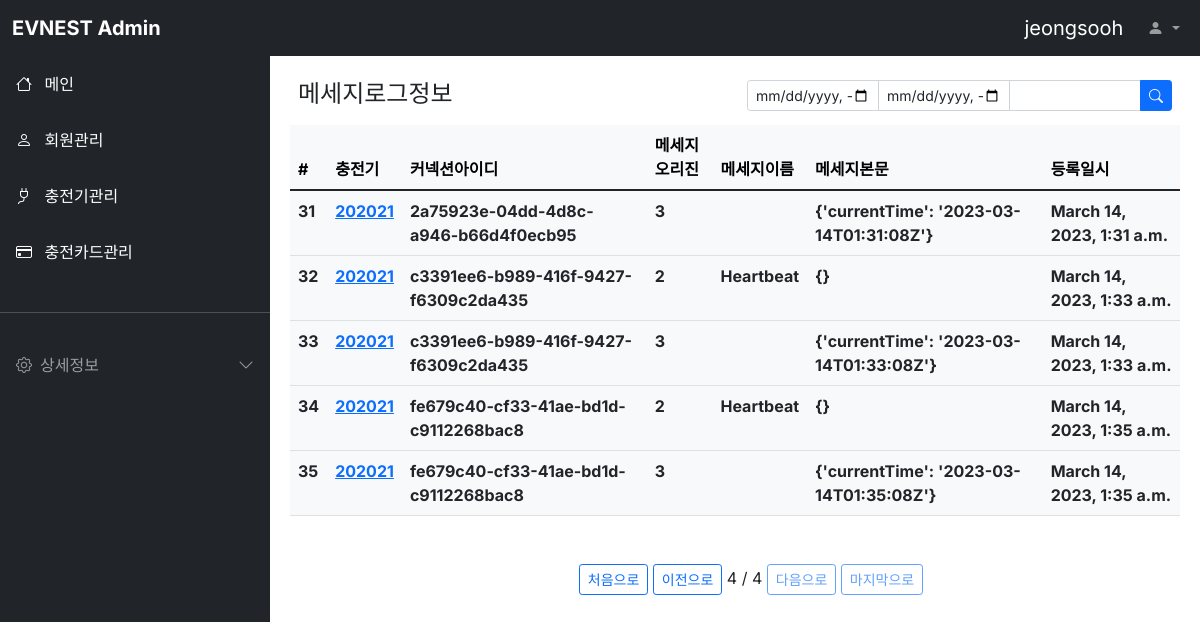
The page /ocpp16/?page=4 (signed in) on the database as committed earlier.
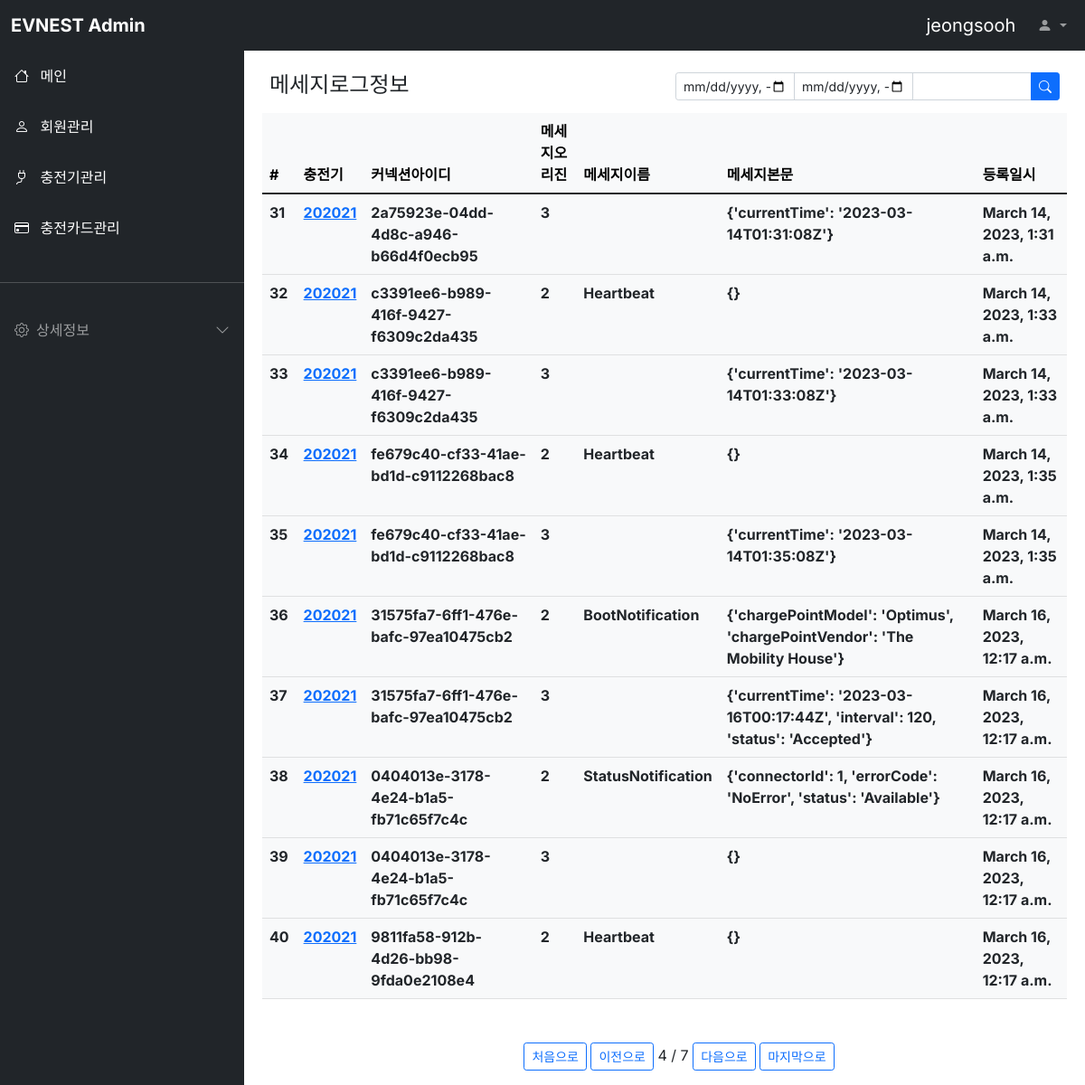
The same page on the database as committed later.
### ocpp16/models.py (models this page shows, shortened)
class Ocpp16(models.Model):
    cpnumber = models.CharField(max_length=128,verbose_name='충전기번호')
    msg_direction = models.IntegerField(verbose_name='메시지오리진')
    msg_name = models.CharField(max_length=128, verbose_name='메시지이름')
    msg_content = models.TextField(verbose_name='메시지본문')
    connection_id = models.CharField(max_length=128,verbose_name='커넥션아이디')
    register_dttm = models.DateTimeField(auto_now_add=True,verbose_name='등록일시')
    class Meta:
        db_table = 'nevsp_ocpp16'
        verbose_name = '메시지정보'
        verbose_name_plural = '메시지정보'

### ocpp16/views.py (the view)
# urls.py: path('',Ocpp16List.as_view()),
class Ocpp16List(ListView):
    model = Ocpp16
    template_name = 'ocpp16.html'
    context_object_name = 'ocpp16List'
    paginate_by = 10
    queryset = Ocpp16.objects.all()
    def get_context_data(self, **kwargs):
        context = super().get_context_data(**kwargs)
        user_id = self.request.session['user']
        query = self.request.GET.get("q",None)
        page = self.request.GET.get('page')
        start_dttm = self.request.GET.get('start_dttm')
        end_dttm = self.request.GET.get('end_dttm')
        context['loginuser'] = user_id
        context['q'] = query
        context['page']=page
        context['start_dttm'] = start_dttm
        context['end_dttm'] =end_dttm
        return context
    def get_queryset(self) :
        queryset = Ocpp16.objects.all()
        query = self.request.GET.get("q",None)
        start_dttm = self.request.GET.get('start_dttm','')
        end_dttm = self.request.GET.get('end_dttm','')
        if query:
            queryset = queryset.filter(
                Q(cpnumber__icontains=query)
            )
        if start_dttm != '':
            start_dttm = datetime.strptime(start_dttm,"%Y-%m-%dT%H:%M")
        else :
            start_dttm = datetime(2000,1,1)
        if end_dttm != '':
            end_dttm = datetime.strptime(end_dttm,"%Y-%m-%dT%H:%M")
            end_dttm = end_dttm+timedelta(days=1)
        else :
            end_dttm = datetime.now()
        q = Q()
        q.add(Q(register_dttm__range=(start_dttm, end_dttm)),q.AND)
        queryset = queryset.filter(q)
        return queryset

### ocpp16/templates/ocpp16.html (shortened to what this page needs)
{% extends "base.html" %}
{% block contents %}
<div class="row mt-3 mx-3">
  <div class="col-md-6 fw-bold"><h4>메세지로그정보</h4></div>
  <div class="col-md-6 ">
        <form method="get" action="/ocpp16/">{% csrf_token %}
          <div class="input-group input-group-sm">
            <input type="datetime-local" class="form-control" name="start_dttm" id="start_dttm">
            <input type="datetime-local" class="form-control" name="end_dttm" id="end_dttm">
            <input type="text" class="form-control" name="q" placeholder="" aria-describedby="button-addon2">
            <button class="btn btn-primary" type="submit" id="button-addon2">
              <i class="bi bi-search"></i>
            </button>
          </div>
        </form>
      </div>
  </div>
<div class="row mt-2 mx-2">
  <div class="col-12">
    <table class="table table-light">
      <thead class="thead-light">
        <tr>
          <th scope="col">#</th>
          <th scope="col">충전기</th>
          <th scope="col">커넥션아이디</th>
          <th scope="col">메세지오리진</th>
          <th scope="col">메세지이름</th>
          <th scope="col">메세지본문</th>
          <th scope="col">등록일시</th>
        </tr>
      </thead>
      <tbody class="text-dark">
        {% for msgloginfo in ocpp16List %}
        <tr>
          <th scope="row">{{ msgloginfo.id }}</th>
          <th><a href="/charginginfo/{{ charginginfo.id }}">{{ msgloginfo.cpnumber }}</a></th>
          <th>{{ msgloginfo.connection_id }}</th>
          <th>{{ msgloginfo.msg_direction }}</th>
          <th>{{ msgloginfo.msg_name }}</th>
          <th>{{ msgloginfo.msg_content }}</th>
          <th>{{ msgloginfo.register_dttm }}</th>
        </tr>
        {% endfor %}
      </tbody>
    </table>
    <div class="pagination justify-content-center mt-5">
      <ul class="step-links">
        {% if page_obj.has_previous %}
        <a class="btn btn-sm btn-outline-primary" href="?page=1">처음으로</a>
        <a class="btn btn-sm btn-outline-primary" href="?page={{ page_obj.previous_page_number }}">이전으로</a>
        {% else %}
        <a class="btn btn-sm btn-outline-primary disabled" href="#">처음으로</a>
        <a class="btn btn-sm btn-outline-primary disabled" href="#">이전으로</a>
        {% endif %}
      <span class="current">
        {{ page_obj.number }} / {{ page_obj.paginator.num_pages }}
      </span>
        {% if page_obj.has_next %}
        <a class="btn btn-sm btn-outline-primary" href="?page={{ page_obj.next_page_number }}">다음으로</a>
        <a class="btn btn-sm btn-outline-primary" href="?page={{ page_obj.paginator.num_pages }}">마지막으로</a>
        {% else %}
        <a class="btn btn-sm btn-outline-primary disabled" href="#">다음으로</a>
        <a class="btn btn-sm btn-outline-primary disabled" href="#">마지막으로</a>
        {% endif %}
      </ul>
    </div>
  </div>
</div>
{% endblock %}

Rows that differ between the two databases and show on the page:
added Ocpp16: id "36", cpnumber "202021", connection_id "31575fa7-6ff1-476e-bafc-97ea10475cb2", msg_direction "2", msg_name "BootNotification", msg_content "{'chargePointModel': 'Optimus', 'chargePointVendor': 'The Mobility House'}", register_dttm "March 16, 2023, 12:17 a.m."
added Ocpp16: id "37", cpnumber "202021", connection_id "31575fa7-6ff1-476e-bafc-97ea10475cb2", msg_direction "3", msg_content "{'currentTime': '2023-03-16T00:17:44Z', 'interval': 120, 'status': 'Accepted'}", register_dttm "March 16, 2023, 12:17 a.m."
added Ocpp16: id "38", cpnumber "202021", connection_id "0404013e-3178-4e24-b1a5-fb71c65f7c4c", msg_direction "2", msg_name "StatusNotification", msg_content "{'connectorId': 1, 'errorCode': 'NoError', 'status': 'Available'}", register_dttm "March 16, 2023, 12:17 a.m."
added Ocpp16: id "39", cpnumber "202021", connection_id "0404013e-3178-4e24-b1a5-fb71c65f7c4c", msg_direction "3", msg_content "{}", register_dttm "March 16, 2023, 12:17 a.m."
added Ocpp16: id "40", cpnumber "202021", connection_id "9811fa58-912b-4d26-bb98-9fda0e2108e4", msg_direction "2", msg_name "Heartbeat", msg_content "{}", register_dttm "March 16, 2023, 12:17 a.m."
Other text that changed with them:
{{ page_obj.paginator.num_pages }}: "4" → "7"
